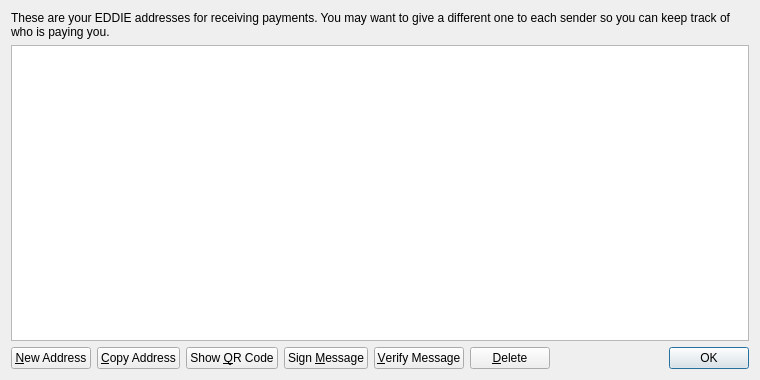
<?xml version="1.0" encoding="UTF-8"?>
<ui version="4.0">
 <class>AddressBookPage</class>
 <widget class="QWidget" name="AddressBookPage">
  <property name="geometry">
   <rect>
    <x>0</x>
    <y>0</y>
    <width>760</width>
    <height>380</height>
   </rect>
  </property>
  <property name="windowTitle">
   <string>Address Book</string>
  </property>
  <property name="styleSheet">
   <string notr="true">background-image: url(:/images/bkg2);</string>
  </property>
  <layout class="QVBoxLayout" name="verticalLayout">
   <item>
    <widget class="QLabel" name="labelExplanation">
     <property name="text">
      <string>These are your EDDIE addresses for receiving payments. You may want to give a different one to each sender so you can keep track of who is paying you.</string>
     </property>
     <property name="textFormat">
      <enum>Qt::PlainText</enum>
     </property>
     <property name="wordWrap">
      <bool>true</bool>
     </property>
    </widget>
   </item>
   <item>
    <widget class="QTableView" name="tableView">
     <property name="contextMenuPolicy">
      <enum>Qt::CustomContextMenu</enum>
     </property>
     <property name="toolTip">
      <string>Double-click to edit address or label</string>
     </property>
     <property name="tabKeyNavigation">
      <bool>false</bool>
     </property>
     <property name="alternatingRowColors">
      <bool>true</bool>
     </property>
     <property name="selectionMode">
      <enum>QAbstractItemView::SingleSelection</enum>
     </property>
     <property name="selectionBehavior">
      <enum>QAbstractItemView::SelectRows</enum>
     </property>
     <property name="sortingEnabled">
      <bool>true</bool>
     </property>
     <attribute name="verticalHeaderVisible">
      <bool>false</bool>
     </attribute>
    </widget>
   </item>
   <item>
    <layout class="QHBoxLayout" name="horizontalLayout">
     <item>
      <widget class="QPushButton" name="newAddressButton">
       <property name="toolTip">
        <string>Create a new address</string>
       </property>
       <property name="text">
        <string>&amp;New Address</string>
       </property>
       <property name="icon">
        <iconset resource="../bitcoin.qrc">
         <normaloff>:/icons/add</normaloff>:/icons/add</iconset>
       </property>
      </widget>
     </item>
     <item>
      <widget class="QPushButton" name="copyToClipboard">
       <property name="toolTip">
        <string>Copy the currently selected address to the system clipboard</string>
       </property>
       <property name="text">
        <string>&amp;Copy Address</string>
       </property>
       <property name="icon">
        <iconset resource="../bitcoin.qrc">
         <normaloff>:/icons/editcopy</normaloff>:/icons/editcopy</iconset>
       </property>
      </widget>
     </item>
     <item>
      <widget class="QPushButton" name="showQRCode">
       <property name="text">
        <string>Show &amp;QR Code</string>
       </property>
       <property name="icon">
        <iconset resource="../bitcoin.qrc">
         <normaloff>:/icons/qrcode</normaloff>:/icons/qrcode</iconset>
       </property>
      </widget>
     </item>
     <item>
      <widget class="QPushButton" name="signMessage">
       <property name="toolTip">
        <string>Sign a message to prove you own a EDDIE address</string>
       </property>
       <property name="text">
        <string>Sign &amp;Message</string>
       </property>
       <property name="icon">
        <iconset resource="../bitcoin.qrc">
         <normaloff>:/icons/edit</normaloff>:/icons/edit</iconset>
       </property>
      </widget>
     </item>
     <item>
      <widget class="QPushButton" name="verifyMessage">
       <property name="toolTip">
        <string>Verify a message to ensure it was signed with a specified EDDIE address</string>
       </property>
       <property name="text">
        <string>&amp;Verify Message</string>
       </property>
       <property name="icon">
        <iconset resource="../bitcoin.qrc">
         <normaloff>:/icons/transaction_0</normaloff>:/icons/transaction_0</iconset>
       </property>
      </widget>
     </item>
     <item>
      <widget class="QPushButton" name="deleteButton">
       <property name="toolTip">
        <string>Delete the currently selected address from the list</string>
       </property>
       <property name="text">
        <string>&amp;Delete</string>
       </property>
       <property name="icon">
        <iconset resource="../bitcoin.qrc">
         <normaloff>:/icons/remove</normaloff>:/icons/remove</iconset>
       </property>
      </widget>
     </item>
     <item>
      <spacer name="horizontalSpacer">
       <property name="orientation">
        <enum>Qt::Horizontal</enum>
       </property>
       <property name="sizeHint" stdset="0">
        <size>
         <width>40</width>
         <height>20</height>
        </size>
       </property>
      </spacer>
     </item>
     <item>
      <widget class="QDialogButtonBox" name="buttonBox">
       <property name="sizePolicy">
        <sizepolicy hsizetype="Maximum" vsizetype="Fixed">
         <horstretch>0</horstretch>
         <verstretch>0</verstretch>
        </sizepolicy>
       </property>
       <property name="standardButtons">
        <set>QDialogButtonBox::Ok</set>
       </property>
      </widget>
     </item>
    </layout>
   </item>
  </layout>
 </widget>
 <resources>
  <include location="../bitcoin.qrc"/>
 </resources>
 <connections/>
</ui>
